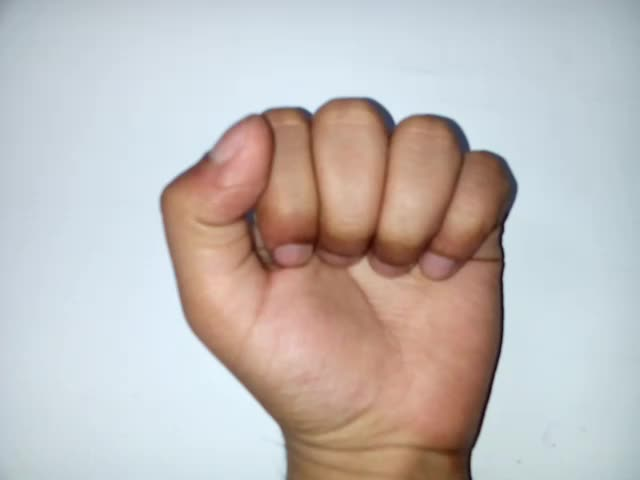
#> input picture Data/A.jpg, 640 x 480 px
$ python -i ImgProcessing.py   (imports and definitions only)
#> lines starting #> are read from the running program, lines starting #| are printed output that depends on the picture; after the words box and inside, x2 and y2 are one past the last pixel; in counts of white or black regions, pixels touching at a corner belong together
#> further down, picture is the input picture: shape (480, 640, 3); mean B, G, R 186.1, 188, 193.7
import cv2
import numpy as np
import sys

# args = sys.argv
# imgInput = cv2.imread(args[1])

def doBackgroundSubtraction(imgInput, optAlgo=3):
    if (optAlgo==1):
        algo = cv2.createBackgroundSubtractorMOG2() # Using MOG2
    elif (optAlgo==2):
        algo =cv2. createBackgroundSubtractorMOG() # Using GMG
    elif (optAlgo==3):
        # Using our own code for thresholding
        h,w = imgInput.shape[:2]
        tempImage = cv2.cvtColor(imgInput, cv2.COLOR_HSV2BGR)  # Convert image from HSV to BGR format
        bw_image = cv2.cvtColor(tempImage, cv2.COLOR_BGR2GRAY)  # Convert image from BGR to gray format
        bw_image = cv2.GaussianBlur(bw_image,(5,5),0)  # Highlight the main object
        threshold = 1
        for i in range(h):
            for j in range(w):
                if bw_image[i][j] > threshold:
                    bw_image[i][j] = 0
                else:
                    bw_image[i][j] = 255
        return bw_image
    return algo.apply(imgInput)

def doSkinMasking(imgInput):
    # print(str(imgInput))
    imgInput = cv2.cvtColor(imgInput, cv2.COLOR_BGR2HSV)
#> imgInput: shape (480, 640, 3); mean H, S, V 71.5, 49.1, 207.8
    bwInput = cv2.cvtColor(imgInput, cv2.COLOR_BGR2GRAY)
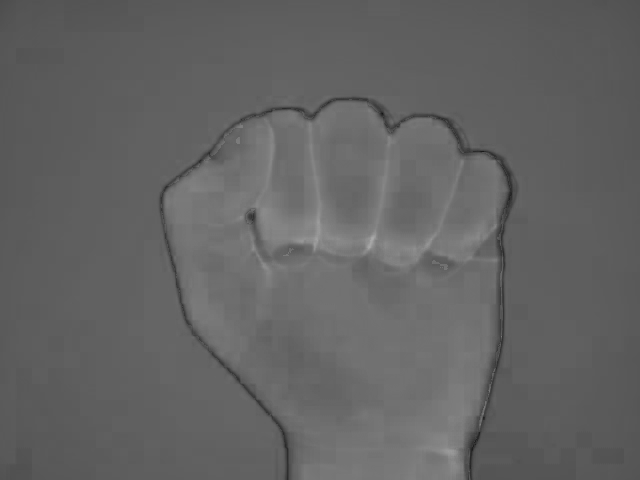
#> bwInput: shape (480, 640); min 21, max 170, mean 99.1

    lowerBoundary = np.array([0,40,30],dtype="uint8")
    upperBoundary = np.array([43,255,254],dtype="uint8")
    skinMask = cv2.inRange(imgInput, lowerBoundary, upperBoundary)
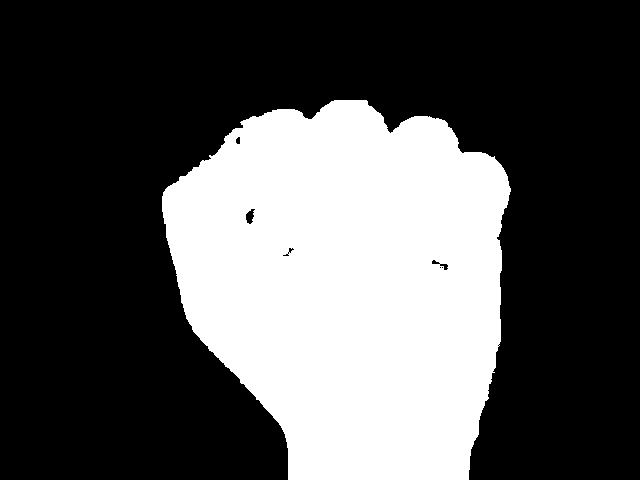
#> skinMask: shape (480, 640); 32.8% white; 1 white region, box (x1, y1, x2, y2) and area: (162, 100, 511, 480) 100864
    skinMask = cv2.addWeighted(skinMask,0.5,skinMask,0.5,0.0)
    #cv2.imshow("masked",skinMask)

    skinMask = cv2.medianBlur(skinMask, 5)
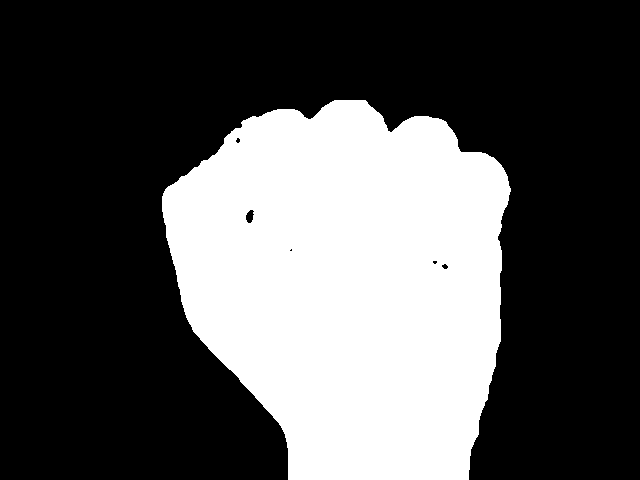
#> skinMask: shape (480, 640); 32.9% white; 1 white region, box (x1, y1, x2, y2) and area: (162, 100, 511, 480) 100927

    skin = cv2.bitwise_and(bwInput, bwInput, mask = skinMask)
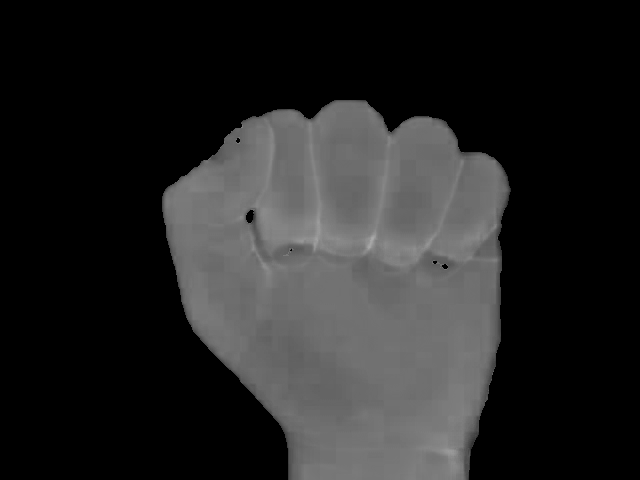
#> skin: shape (480, 640); min 0, max 170, mean 36.8

    return skin

def doNoiseRemoval(imgInput, skinMask):
    skinMask = cv2.medianBlur(skinMask, 5)
    skin = cv2.bitwise_and(imgInput, imgInput, mask = skinMask)
    imgInput = cv2.addWeighted(imgInput,1.5,skin,-0.5,0)
    skin = cv2.bitwise_and(imgInput, imgInput, mask = skinMask)

    return skin

def doEdgeDetection(imgInput, optAlgo=1):
    if (optAlgo==1):
        return cv2.Canny(imgInput,60,60) #Canny Edge
    elif (optAlgo==2):
        return cv2.Sobel(imgInput, -1, 1, 1, 3) #Solbel Edge

def doDisplay(title, imgInput):
    #Function to display outputs
    cv2.imshow(title, imgInput)
    k = cv2.waitKey(0)

# [14 lines of commented-out code are left out]

>>> import cv2
>>> picture = cv2.imread('Data/A.jpg')
>>> result = doSkinMasking(picture)

$ run again, on Data/C.jpg
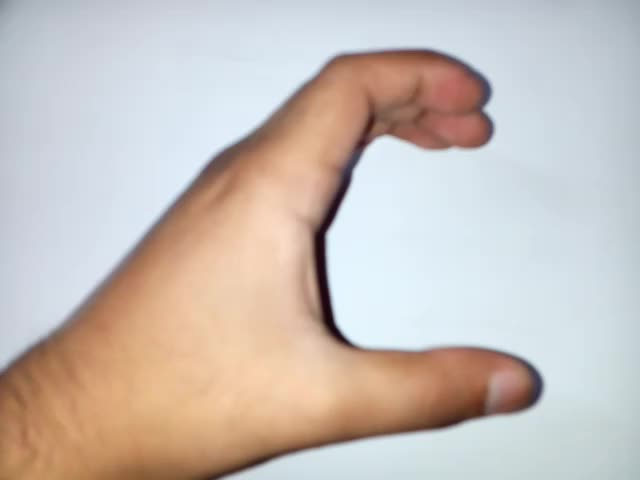
#> input picture Data/C.jpg, 640 x 480 px
#> picture is the input picture: shape (480, 640, 3); mean B, G, R 185.8, 191.5, 201.3
#> imgInput: shape (480, 640, 3); mean H, S, V 70.8, 50.9, 213.2
#> in doSkinMasking, `skinMask = cv2.inRange(imgInput, lowerBoundary, upperBoundary)`:
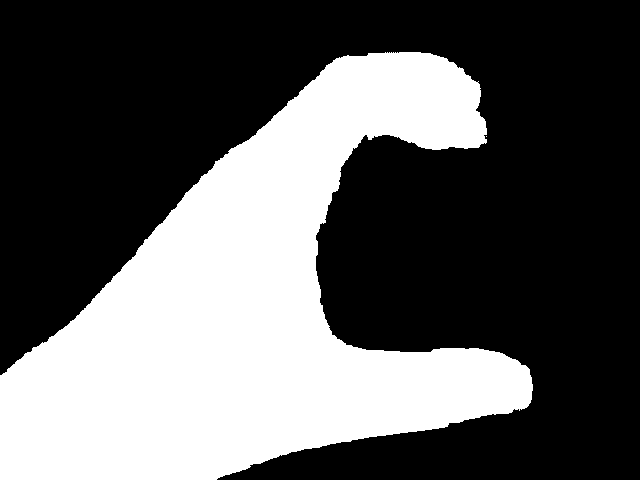
#> skinMask: shape (480, 640); 36.2% white; 2 white regions (1 under 20 px), largest, box (x1, y1, x2, y2) and area: (0, 52, 533, 480) 111057
#> in doSkinMasking, `skin = cv2.bitwise_and(bwInput, bwInput, mask = skinMask)`:
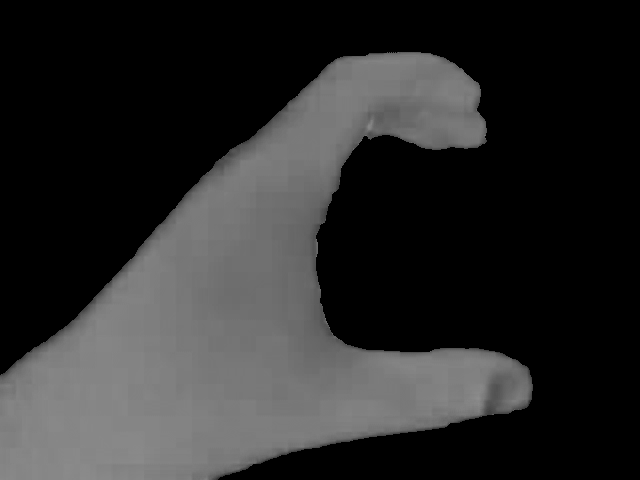
#> skin: shape (480, 640); min 0, max 142, mean 43

$ run again, on Data/D.jpg
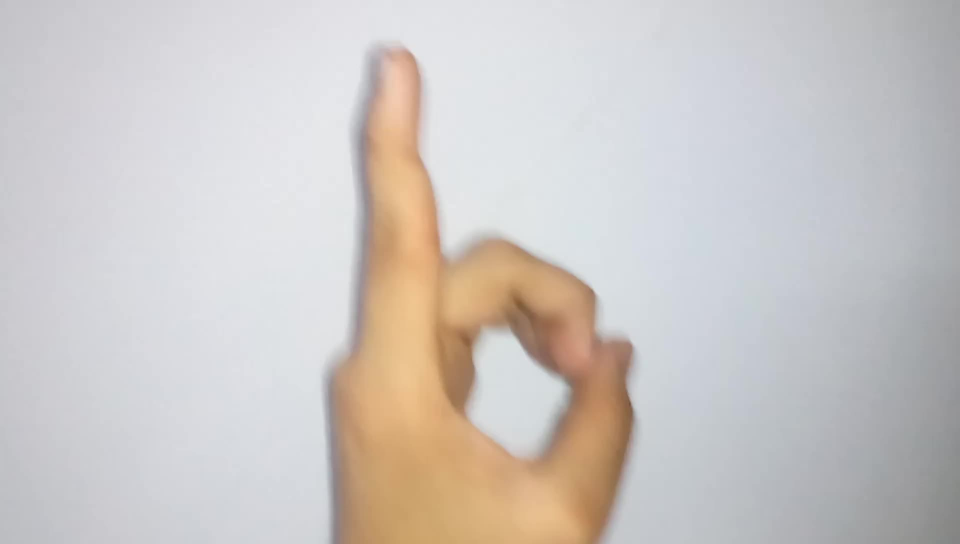
#> input picture Data/D.jpg, 1920 x 1088 px (shown at 1/2 size)
#> picture is the input picture: shape (1088, 1920, 3); mean B, G, R 196.9, 199.3, 204.3
#> imgInput: shape (1088, 1920, 3); mean H, S, V 95.9, 22.9, 209.7
#> in doSkinMasking, `skinMask = cv2.inRange(imgInput, lowerBoundary, upperBoundary)`:
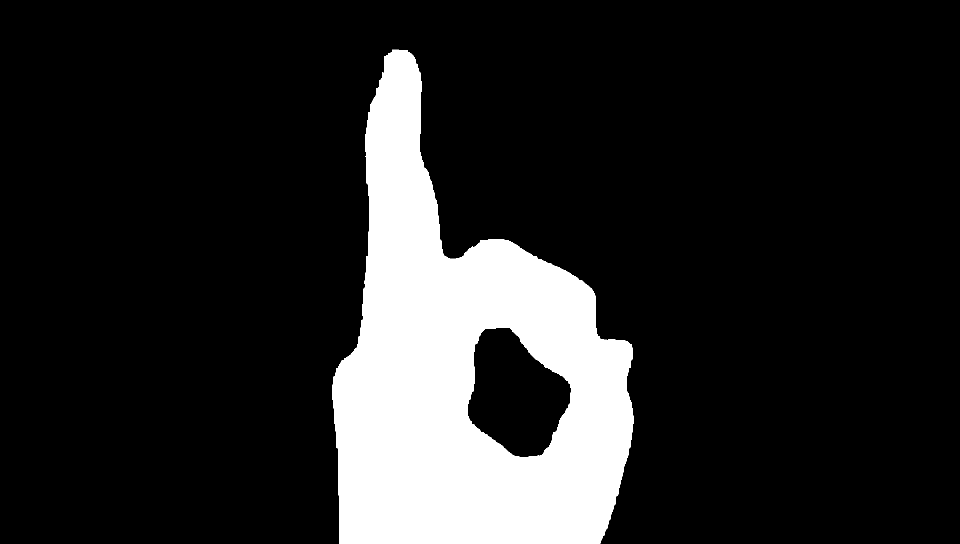
#> skinMask: shape (1088, 1920) (shown at 1/2 size); 15.3% white; 1 white region, box (x1, y1, x2, y2) and area: (664, 99, 1267, 1088) 320116
#> in doSkinMasking, `skin = cv2.bitwise_and(bwInput, bwInput, mask = skinMask)`:
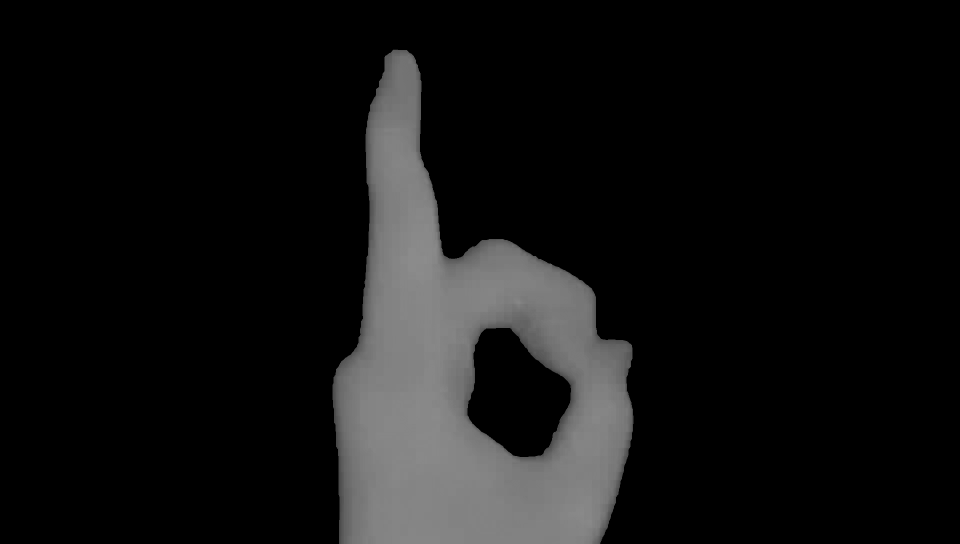
#> skin: shape (1088, 1920) (shown at 1/2 size); min 0, max 140, mean 18.8

$ run again, on Data/F.jpg
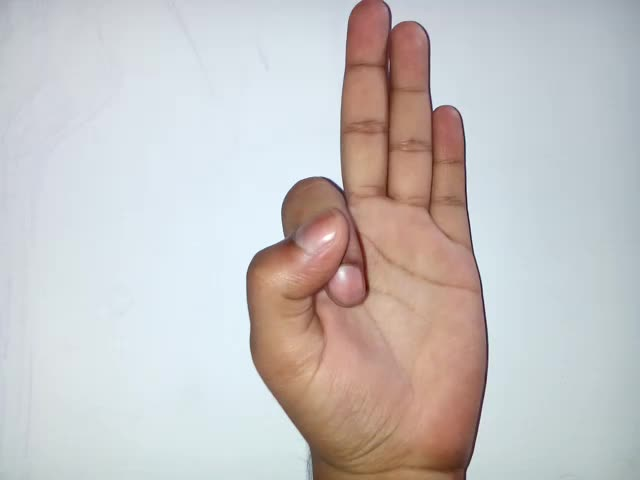
#> input picture Data/F.jpg, 640 x 480 px
#> picture is the input picture: shape (480, 640, 3); mean B, G, R 195.1, 195.5, 199.2
#> imgInput: shape (480, 640, 3); mean H, S, V 78.9, 37, 210.8
#> in doSkinMasking, `skinMask = cv2.inRange(imgInput, lowerBoundary, upperBoundary)`:
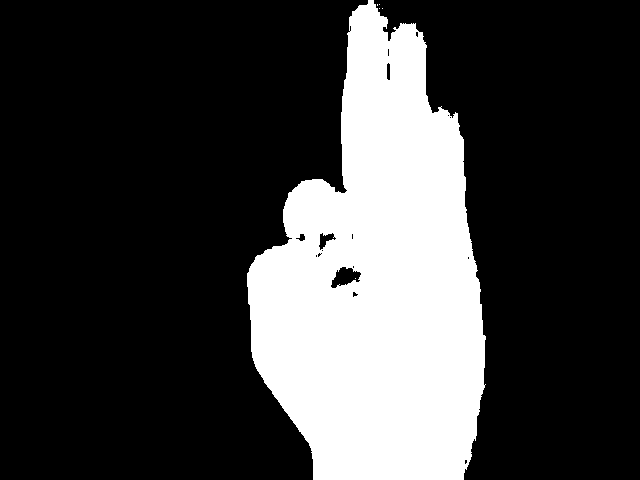
#> skinMask: shape (480, 640); 24.6% white; 6 white regions (5 under 20 px), largest, box (x1, y1, x2, y2) and area: (247, 0, 486, 480) 75430
#> in doSkinMasking, `skin = cv2.bitwise_and(bwInput, bwInput, mask = skinMask)`:
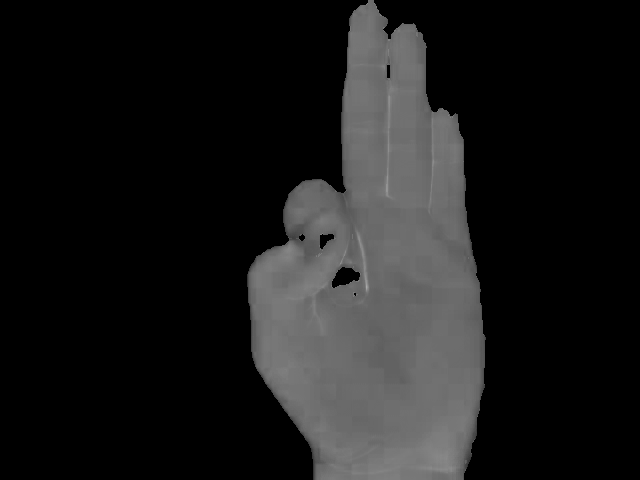
#> skin: shape (480, 640); min 0, max 171, mean 26.7
